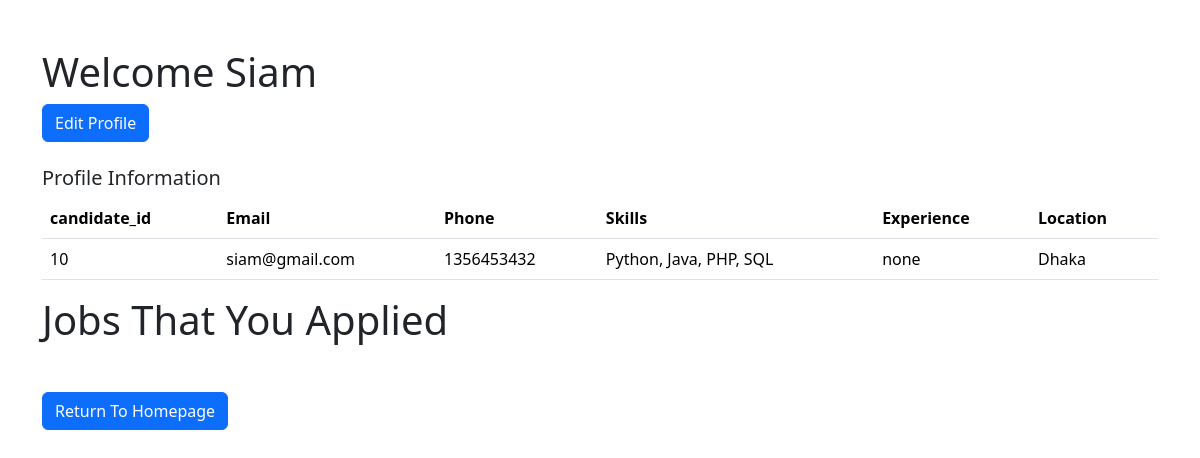
/candidate/candidate_profile_display.php (signed in), run on an earlier commit of the app's database.
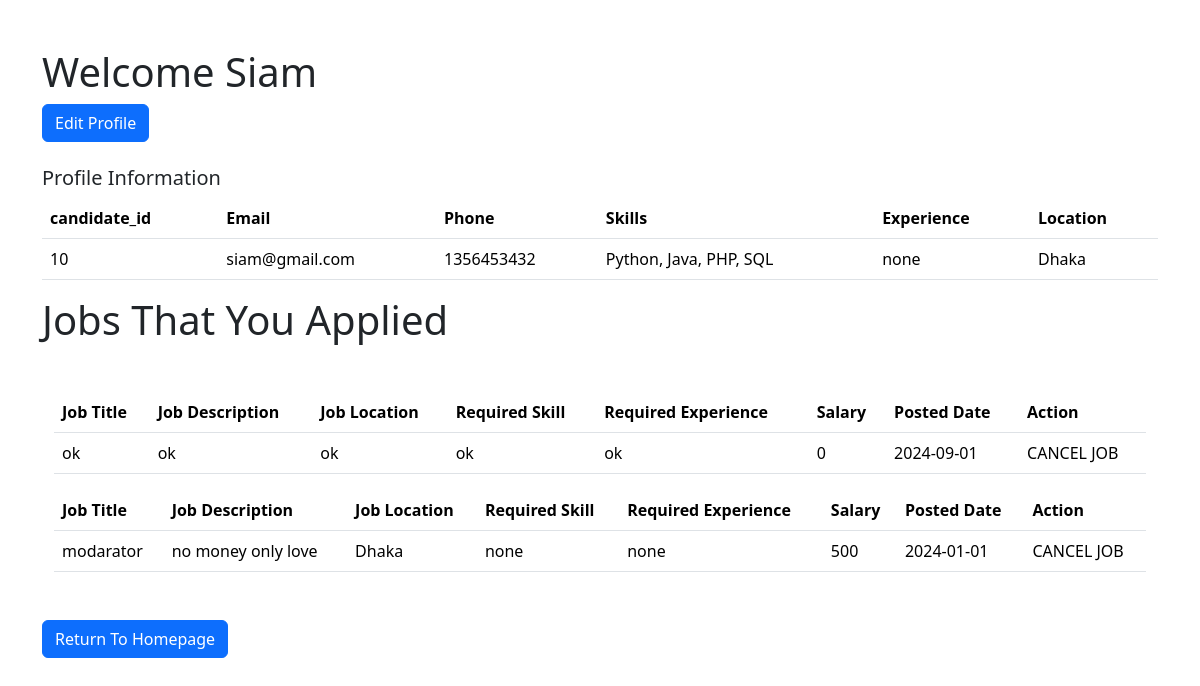
And on a later commit of the database.
### tables this page shows
CREATE TABLE `candidate` (
  `candidate_id` int(5) NOT NULL,
  `name` varchar(50) NOT NULL,
  `email` varchar(50) NOT NULL,
  `phone` int(20) NOT NULL,
  `skills` varchar(200) NOT NULL,
  `experience` varchar(200) NOT NULL,
  `location` varchar(50) NOT NULL,
  `password` varchar(20) NOT NULL
);

CREATE TABLE `job` (
  `job_id` int(5) NOT NULL,
  `company_id` int(5) DEFAULT NULL,
  `title` varchar(50) NOT NULL,
  `description` varchar(1000) NOT NULL,
  `location` varchar(50) NOT NULL,
  `required_skill` varchar(200) NOT NULL,
  `required_experience` varchar(200) NOT NULL,
  `salary` int(10) NOT NULL,
  `posted_date` date NOT NULL
);

### candidate/candidate_profile_display.php (the view, shortened to what this page needs)
<?php
    require_once("connect.php");
?>
<!DOCTYPE html>
<html lang="en">
<head>
    <link rel="stylesheet" href="https://cdn.jsdelivr.net/npm/bootstrap@5.3.3/dist/css/bootstrap.min.css">
</head>
<body>
    <div class="container my-5">
    <?php
            $candidate_id = $_SESSION['candidate_id'];
            $sql = "SELECT * FROM candidate WHERE candidate_id = '$candidate_id'";
            $result = mysqli_query($conn, $sql);
            while($row = mysqli_fetch_array($result)){
        ?>
        <h1>Welcome <?php echo $row["name"]; ?></h1>
        <button class ="btn btn-primary" onclick="location.href='candidate_profile_edit.php'">Edit Profile</button>
        <br>
        <br>
        <h5>Profile Information</h3>
        <table class="table">
            <thead>
                <tr>
                    <th>candidate_id</th>
                    <th>Email</th>
                    <th>Phone</th>
                    <th>Skills</th>
                    <th>Experience</th>
                    <th>Location</th>
                </tr>
            </thead>
            <tbody>
            <tr>
                <td><?php echo $row["candidate_id"]; ?></td>
                <td><?php echo $row["email"]; ?></td>
                <td><?php echo $row["phone"]; ?></td>
                <td><?php echo $row["skills"]; ?></td>
                <td><?php echo $row["experience"]; ?></td>
                <td><?php echo $row["location"]; ?></td>
            </tr>
        <?php
            }
            ?>
            </tbody>
        </table>
        <h1>Jobs That You Applied</h1>
        <div class="container my-5">
            <?php
                $sql = "SELECT * FROM job WHERE job_id in (SELECT job_id FROM job_application WHERE candidate_id = '$candidate_id')";
                $result = mysqli_query($conn, $sql);
                while($row = mysqli_fetch_array($result)){
                    ?>
                    <table class="table">
                        <thead>
                            <tr>
                                <th>Job Title</th>
                                <th>Job Description</th>
                                <th>Job Location</th>
                                <th>Required Skill</th>
                                <th>Required Experience</th>
                                <th>Salary</th>
                                <th>Posted Date</th>
                                <th>Action</th>
                            </tr>
                        </thead>
                        <tbody>
                            <tr>
                                <td><?php echo $row["title"]; ?></td>
                                <td><?php echo $row["description"]; ?></td>
                                <td><?php echo $row["location"]; ?></td>
                                <td><?php echo $row["required_skill"]; ?></td>
                                <td><?php echo $row["required_experience"]; ?></td>
                                <td><?php echo $row["salary"]; ?></td>
                                <td><?php echo $row["posted_date"]; ?></td>
                                <td>CANCEL JOB</td>
                            </tr>
                        </tbody>
                    </table>
                    <?php
                    }
                    ?>
    </div>
        <button class ="btn btn-primary" onclick="location.href='../rating/homepage.php'">Return To Homepage</button>
    </div>
</body>
</html>

What changed in the data, as far as the page shows it:
now on this page (row edited): job: title "ok", description "ok", location "ok", required_skill "ok", required_experience "ok", salary "0", posted_date "2024-09-01"
added job: title "modarator", description "no money only love", location "Dhaka", required_skill "none", required_experience "none", salary "500", posted_date "2024-01-01"
